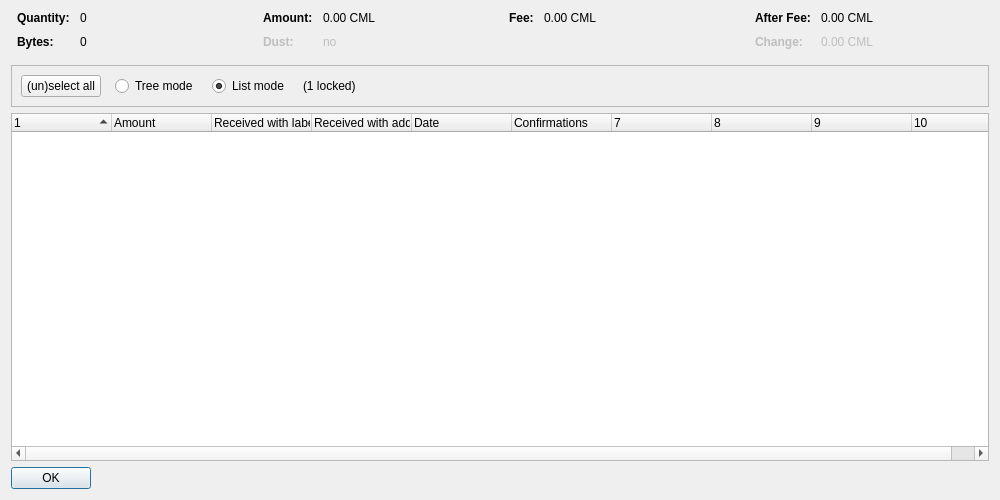
<?xml version="1.0" encoding="UTF-8"?>
<ui version="4.0">
 <class>CoinControlDialog</class>
 <widget class="QDialog" name="CoinControlDialog">
  <property name="geometry">
   <rect>
    <x>0</x>
    <y>0</y>
    <width>1000</width>
    <height>500</height>
   </rect>
  </property>
  <property name="windowTitle">
   <string>Coin Selection</string>
  </property>
  <layout class="QVBoxLayout" name="verticalLayout">
   <item>
    <layout class="QHBoxLayout" name="horizontalLayoutTop" stretch="0,0,0,0">
     <property name="topMargin">
      <number>0</number>
     </property>
     <property name="bottomMargin">
      <number>10</number>
     </property>
     <item>
      <layout class="QFormLayout" name="formLayoutCoinControl1">
       <property name="horizontalSpacing">
        <number>10</number>
       </property>
       <property name="verticalSpacing">
        <number>10</number>
       </property>
       <property name="leftMargin">
        <number>6</number>
       </property>
       <property name="rightMargin">
        <number>6</number>
       </property>
       <item row="0" column="0">
        <widget class="QLabel" name="labelCoinControlQuantityText">
         <property name="font">
          <font>
           <weight>75</weight>
           <bold>true</bold>
          </font>
         </property>
         <property name="text">
          <string>Quantity:</string>
         </property>
        </widget>
       </item>
       <item row="0" column="1">
        <widget class="QLabel" name="labelCoinControlQuantity">
         <property name="cursor">
          <cursorShape>IBeamCursor</cursorShape>
         </property>
         <property name="contextMenuPolicy">
          <enum>Qt::ActionsContextMenu</enum>
         </property>
         <property name="text">
          <string notr="true">0</string>
         </property>
         <property name="textInteractionFlags">
          <set>Qt::LinksAccessibleByMouse|Qt::TextSelectableByKeyboard|Qt::TextSelectableByMouse</set>
         </property>
        </widget>
       </item>
       <item row="1" column="0">
        <widget class="QLabel" name="labelCoinControlBytesText">
         <property name="font">
          <font>
           <weight>75</weight>
           <bold>true</bold>
          </font>
         </property>
         <property name="text">
          <string>Bytes:</string>
         </property>
        </widget>
       </item>
       <item row="1" column="1">
        <widget class="QLabel" name="labelCoinControlBytes">
         <property name="cursor">
          <cursorShape>IBeamCursor</cursorShape>
         </property>
         <property name="contextMenuPolicy">
          <enum>Qt::ActionsContextMenu</enum>
         </property>
         <property name="text">
          <string notr="true">0</string>
         </property>
         <property name="textInteractionFlags">
          <set>Qt::LinksAccessibleByMouse|Qt::TextSelectableByKeyboard|Qt::TextSelectableByMouse</set>
         </property>
        </widget>
       </item>
      </layout>
     </item>
     <item>
      <layout class="QFormLayout" name="formLayoutCoinControl2">
       <property name="horizontalSpacing">
        <number>10</number>
       </property>
       <property name="verticalSpacing">
        <number>10</number>
       </property>
       <property name="leftMargin">
        <number>6</number>
       </property>
       <property name="rightMargin">
        <number>6</number>
       </property>
       <item row="0" column="0">
        <widget class="QLabel" name="labelCoinControlAmountText">
         <property name="font">
          <font>
           <weight>75</weight>
           <bold>true</bold>
          </font>
         </property>
         <property name="text">
          <string>Amount:</string>
         </property>
        </widget>
       </item>
       <item row="0" column="1">
        <widget class="QLabel" name="labelCoinControlAmount">
         <property name="cursor">
          <cursorShape>IBeamCursor</cursorShape>
         </property>
         <property name="contextMenuPolicy">
          <enum>Qt::ActionsContextMenu</enum>
         </property>
         <property name="text">
          <string notr="true">0.00 CML</string>
         </property>
         <property name="textInteractionFlags">
          <set>Qt::LinksAccessibleByMouse|Qt::TextSelectableByKeyboard|Qt::TextSelectableByMouse</set>
         </property>
        </widget>
       </item>
       <item row="1" column="0">
        <widget class="QLabel" name="labelCoinControlLowOutputText">
         <property name="enabled">
          <bool>false</bool>
         </property>
         <property name="font">
          <font>
           <weight>75</weight>
           <bold>true</bold>
          </font>
         </property>
         <property name="text">
          <string>Dust:</string>
         </property>
        </widget>
       </item>
       <item row="1" column="1">
        <widget class="QLabel" name="labelCoinControlLowOutput">
         <property name="enabled">
          <bool>false</bool>
         </property>
         <property name="cursor">
          <cursorShape>IBeamCursor</cursorShape>
         </property>
         <property name="contextMenuPolicy">
          <enum>Qt::ActionsContextMenu</enum>
         </property>
         <property name="text">
          <string notr="true">no</string>
         </property>
         <property name="textInteractionFlags">
          <set>Qt::LinksAccessibleByMouse|Qt::TextSelectableByKeyboard|Qt::TextSelectableByMouse</set>
         </property>
        </widget>
       </item>
      </layout>
     </item>
     <item>
      <layout class="QFormLayout" name="formLayoutCoinControl3">
       <property name="horizontalSpacing">
        <number>10</number>
       </property>
       <property name="verticalSpacing">
        <number>10</number>
       </property>
       <property name="leftMargin">
        <number>6</number>
       </property>
       <property name="rightMargin">
        <number>6</number>
       </property>
       <item row="0" column="0">
        <widget class="QLabel" name="labelCoinControlFeeText">
         <property name="font">
          <font>
           <weight>75</weight>
           <bold>true</bold>
          </font>
         </property>
         <property name="text">
          <string>Fee:</string>
         </property>
        </widget>
       </item>
       <item row="0" column="1">
        <widget class="QLabel" name="labelCoinControlFee">
         <property name="cursor">
          <cursorShape>IBeamCursor</cursorShape>
         </property>
         <property name="contextMenuPolicy">
          <enum>Qt::ActionsContextMenu</enum>
         </property>
         <property name="text">
          <string notr="true">0.00 CML</string>
         </property>
         <property name="textInteractionFlags">
          <set>Qt::LinksAccessibleByMouse|Qt::TextSelectableByKeyboard|Qt::TextSelectableByMouse</set>
         </property>
        </widget>
       </item>
      </layout>
     </item>
     <item>
      <layout class="QFormLayout" name="formLayoutCoinControl4">
       <property name="horizontalSpacing">
        <number>10</number>
       </property>
       <property name="verticalSpacing">
        <number>10</number>
       </property>
       <property name="leftMargin">
        <number>6</number>
       </property>
       <property name="rightMargin">
        <number>6</number>
       </property>
       <item row="0" column="0">
        <widget class="QLabel" name="labelCoinControlAfterFeeText">
         <property name="font">
          <font>
           <weight>75</weight>
           <bold>true</bold>
          </font>
         </property>
         <property name="text">
          <string>After Fee:</string>
         </property>
        </widget>
       </item>
       <item row="0" column="1">
        <widget class="QLabel" name="labelCoinControlAfterFee">
         <property name="cursor">
          <cursorShape>IBeamCursor</cursorShape>
         </property>
         <property name="contextMenuPolicy">
          <enum>Qt::ActionsContextMenu</enum>
         </property>
         <property name="text">
          <string notr="true">0.00 CML</string>
         </property>
         <property name="textInteractionFlags">
          <set>Qt::LinksAccessibleByMouse|Qt::TextSelectableByKeyboard|Qt::TextSelectableByMouse</set>
         </property>
        </widget>
       </item>
       <item row="1" column="0">
        <widget class="QLabel" name="labelCoinControlChangeText">
         <property name="enabled">
          <bool>false</bool>
         </property>
         <property name="font">
          <font>
           <weight>75</weight>
           <bold>true</bold>
          </font>
         </property>
         <property name="text">
          <string>Change:</string>
         </property>
        </widget>
       </item>
       <item row="1" column="1">
        <widget class="QLabel" name="labelCoinControlChange">
         <property name="enabled">
          <bool>false</bool>
         </property>
         <property name="cursor">
          <cursorShape>IBeamCursor</cursorShape>
         </property>
         <property name="contextMenuPolicy">
          <enum>Qt::ActionsContextMenu</enum>
         </property>
         <property name="text">
          <string notr="true">0.00 CML</string>
         </property>
         <property name="textInteractionFlags">
          <set>Qt::LinksAccessibleByMouse|Qt::TextSelectableByKeyboard|Qt::TextSelectableByMouse</set>
         </property>
        </widget>
       </item>
      </layout>
     </item>
    </layout>
   </item>
   <item>
    <widget class="QFrame" name="frame">
     <property name="minimumSize">
      <size>
       <width>0</width>
       <height>40</height>
      </size>
     </property>
     <property name="frameShape">
      <enum>QFrame::StyledPanel</enum>
     </property>
     <property name="frameShadow">
      <enum>QFrame::Sunken</enum>
     </property>
     <layout class="QHBoxLayout" name="horizontalLayout">
      <item>
       <layout class="QHBoxLayout" name="horizontalLayoutPanel" stretch="0,0,0,0,0">
        <property name="spacing">
         <number>14</number>
        </property>
        <item>
         <widget class="QPushButton" name="pushButtonSelectAll">
          <property name="sizePolicy">
           <sizepolicy hsizetype="Maximum" vsizetype="Fixed">
            <horstretch>0</horstretch>
            <verstretch>0</verstretch>
           </sizepolicy>
          </property>
          <property name="text">
           <string>(un)select all</string>
          </property>
          <property name="autoDefault">
           <bool>false</bool>
          </property>
         </widget>
        </item>
        <item>
         <widget class="QRadioButton" name="radioTreeMode">
          <property name="sizePolicy">
           <sizepolicy hsizetype="Maximum" vsizetype="Fixed">
            <horstretch>0</horstretch>
            <verstretch>0</verstretch>
           </sizepolicy>
          </property>
          <property name="text">
           <string>Tree mode</string>
          </property>
         </widget>
        </item>
        <item>
         <widget class="QRadioButton" name="radioListMode">
          <property name="sizePolicy">
           <sizepolicy hsizetype="Maximum" vsizetype="Fixed">
            <horstretch>0</horstretch>
            <verstretch>0</verstretch>
           </sizepolicy>
          </property>
          <property name="text">
           <string>List mode</string>
          </property>
          <property name="checked">
           <bool>true</bool>
          </property>
         </widget>
        </item>
        <item>
         <widget class="QLabel" name="labelLocked">
          <property name="text">
           <string notr="true">(1 locked)</string>
          </property>
         </widget>
        </item>
        <item>
         <spacer name="horizontalSpacer">
          <property name="orientation">
           <enum>Qt::Horizontal</enum>
          </property>
          <property name="sizeHint" stdset="0">
           <size>
            <width>40</width>
            <height>20</height>
           </size>
          </property>
         </spacer>
        </item>
       </layout>
      </item>
     </layout>
    </widget>
   </item>
   <item>
    <widget class="CoinControlTreeWidget" name="treeWidget">
     <property name="contextMenuPolicy">
      <enum>Qt::CustomContextMenu</enum>
     </property>
     <property name="sortingEnabled">
      <bool>false</bool>
     </property>
     <property name="columnCount">
      <number>10</number>
     </property>
     <attribute name="headerShowSortIndicator" stdset="0">
      <bool>true</bool>
     </attribute>
     <attribute name="headerStretchLastSection">
      <bool>false</bool>
     </attribute>
     <column>
      <property name="text">
       <string/>
      </property>
     </column>
     <column>
      <property name="text">
       <string>Amount</string>
      </property>
     </column>
     <column>
      <property name="text">
       <string>Received with label</string>
      </property>
     </column>
     <column>
      <property name="text">
       <string>Received with address</string>
      </property>
     </column>
     <column>
      <property name="text">
       <string>Date</string>
      </property>
     </column>
     <column>
      <property name="text">
       <string>Confirmations</string>
      </property>
      <property name="toolTip">
       <string>Confirmed</string>
      </property>
     </column>
     <column>
      <property name="text">
       <string/>
      </property>
     </column>
     <column>
      <property name="text">
       <string/>
      </property>
     </column>
     <column>
      <property name="text">
       <string/>
      </property>
     </column>
     <column>
      <property name="text">
       <string/>
      </property>
     </column>
    </widget>
   </item>
   <item>
    <widget class="QDialogButtonBox" name="buttonBox">
     <property name="sizePolicy">
      <sizepolicy hsizetype="Maximum" vsizetype="Fixed">
       <horstretch>0</horstretch>
       <verstretch>0</verstretch>
      </sizepolicy>
     </property>
     <property name="orientation">
      <enum>Qt::Horizontal</enum>
     </property>
     <property name="standardButtons">
      <set>QDialogButtonBox::Ok</set>
     </property>
    </widget>
   </item>
  </layout>
 </widget>
 <customwidgets>
  <customwidget>
   <class>CoinControlTreeWidget</class>
   <extends>QTreeWidget</extends>
   <header>qt/coincontroltreewidget.h</header>
  </customwidget>
 </customwidgets>
 <resources/>
 <connections/>
</ui>
